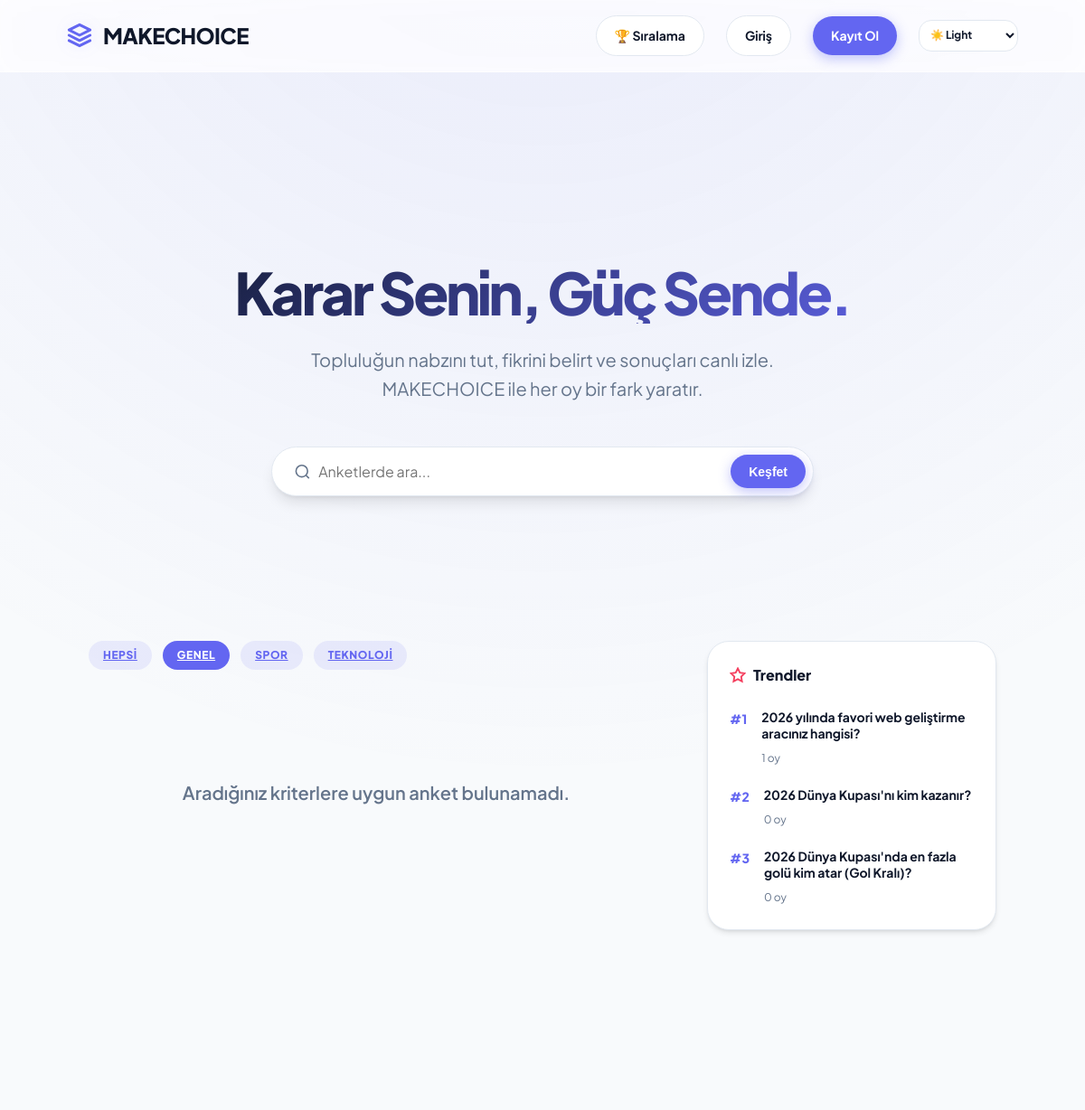
/polls/?category=1, run on the app's committed database.
### polls/models.py (models this page shows, shortened)
class Category(models.Model):
    name = models.CharField(max_length=100)
    color = models.CharField(max_length=50, default="#3b82f6")

class Question(models.Model):
    author = models.ForeignKey(User, on_delete=models.CASCADE, related_name='questions', null=True, blank=True)
    category = models.ForeignKey(Category, on_delete=models.SET_NULL, null=True, blank=True)
    question_text = models.CharField(max_length=200)
    pub_date = models.DateTimeField("date published")
    end_date = models.DateTimeField("date ends", null=True, blank=True)

### polls/views.py (the view)
# urls.py: path("", views.IndexView.as_view(), name="index"),
class IndexView(generic.ListView):
    template_name = "polls/index.html"
    context_object_name = "latest_question_list"
    def get_queryset(self):
        query = self.request.GET.get('q')
        category_id = self.request.GET.get('category')
        qs = Question.objects.filter(pub_date__lte=timezone.now()).order_by("-pub_date")
        if query:
            qs = qs.filter(question_text__icontains=query)
        if category_id:
            qs = qs.filter(category_id=category_id)
        return qs
    def get_context_data(self, **kwargs):
        context = super().get_context_data(**kwargs)
        from django.db.models import Sum
        context['categories'] = Category.objects.all()
        context['selected_category'] = self.request.GET.get('category')
        context['search_query'] = self.request.GET.get('q', '')
        context['trending_polls'] = Question.objects.annotate(
            total_votes=Sum('choice__votes')
        ).order_by('-total_votes')[:3]
        return context

### polls/templates/polls/index.html (shortened to what this page needs)
{% extends "polls/base.html" %}
{% block content %}
<section class="hero-section animate-fade">
    <div class="container">
        <h1 class="hero-title">Karar Senin, Güç Sende.</h1>
        <p class="hero-subtitle">Topluluğun nabzını tut, fikrini belirt ve sonuçları canlı izle. MAKECHOICE ile her oy bir fark yaratır.</p>
        <form action="{% url 'polls:index' %}" method="get" class="search-container" style="max-width: 600px; margin: 0 auto; display: flex; gap: 0.5rem; background: var(--bg-surface); padding: 0.5rem; border-radius: var(--radius-full); border: 1px solid var(--border); box-shadow: var(--shadow-lg);">
            <div style="flex: 1; position: relative; display: flex; align-items: center; padding-left: 1rem;">
                <svg xmlns="http://www.w3.org/2000/svg" width="20" height="20" viewBox="0 0 24 24" fill="none" stroke="var(--text-muted)" stroke-width="2"><circle cx="11" cy="11" r="8"></circle><line x1="21" y1="21" x2="16.65" y2="16.65"></line></svg>
                <input type="text" name="q" placeholder="Anketlerde ara..." value="{{ search_query }}" style="border: none; background: transparent; padding: 0.5rem; width: 100%; box-shadow: none;">
            </div>
            <button type="submit" class="nav-item-btn primary" style="border: none;">Keşfet</button>
        </form>
    </div>
</section>
<div class="index-layout" style="display: grid; grid-template-columns: 1fr 320px; gap: 3rem; margin-top: 4rem;">
    <div class="main-content">
        <div class="categories-wrapper" style="margin-bottom: 2.5rem; overflow-x: auto; display: flex; gap: 0.75rem; padding-bottom: 1rem; scrollbar-width: none;">
            <a href="{% url 'polls:index' %}{% if search_query %}?q={{ search_query }}{% endif %}"
               class="category-badge {% if not selected_category %}active-cat{% endif %}"
               style="background: var(--primary-light); color: var(--primary);">
                Hepsi
            </a>
            {% for cat in categories %}
            <a href="{% url 'polls:index' %}?category={{ cat.id }}{% if search_query %}&q={{ search_query }}{% endif %}"
               class="category-badge {% if selected_category == cat.id|stringformat:'s' %}active-cat{% endif %}">
                {{ cat.name }}
            </a>
            {% endfor %}
        </div>
        {% if latest_question_list %}
            <div class="poll-grid" style="display: grid; grid-template-columns: 1fr; gap: 1.5rem;">
                {% for question in latest_question_list %}
                <div class="poll-item card animate-fade" style="padding: 1.75rem; position: relative; overflow: hidden; border-left: 4px solid var(--primary);">
                    <div style="display: flex; justify-content: space-between; align-items: flex-start; margin-bottom: 1rem;">
                        <div style="display: flex; gap: 0.5rem; flex-wrap: wrap;">
                            {% if question.category %}
                                <span class="category-badge" style="font-size: 0.7rem;">{{ question.category.name }}</span>
                            {% endif %}
                            {% if question.is_image_poll %}
                                <span class="category-badge" style="font-size: 0.7rem; background: var(--accent); color: white;">🖼️ Resimli</span>
                            {% endif %}
                        </div>
                        <span style="font-size: 0.75rem; font-weight: 700; color: var(--text-muted);">{{ question.pub_date|date:"d M" }}</span>
                    </div>
                    <h3 style="font-size: 1.25rem; font-weight: 700; margin-bottom: 1.5rem; line-height: 1.4;">
                        <a href="{% url 'polls:detail' question.id %}" style="color: var(--text-main); transition: var(--transition);">{{ question.question_text }}</a>
                    </h3>
                    <div style="display: flex; justify-content: space-between; align-items: center;">
                        <div class="poll-stats" style="display: flex; gap: 1rem; font-size: 0.8rem; font-weight: 700; color: var(--text-muted);">
                            <span style="display: flex; align-items: center; gap: 0.375rem;">
                                <svg xmlns="http://www.w3.org/2000/svg" width="14" height="14" viewBox="0 0 24 24" fill="none" stroke="currentColor" stroke-width="2.5"><path d="M12 20v-6M6 20V10M18 20V4"></path></svg>
                                {{ question.get_recent_voter_count }} Oy (24s)
                            </span>
                            <span style="display: flex; align-items: center; gap: 0.375rem;">
                                <svg xmlns="http://www.w3.org/2000/svg" width="14" height="14" viewBox="0 0 24 24" fill="none" stroke="currentColor" stroke-width="2.5"><path d="M21 15a2 2 0 0 1-2 2H7l-4 4V5a2 2 0 0 1 2-2h14a2 2 0 0 1 2 2z"></path></svg>
                                {{ question.comments.count }} Yorum
                            </span>
                        </div>
                        <a href="{% url 'polls:detail' question.id %}" class="nav-item-btn primary" style="padding: 0.5rem 1.25rem;">Katıl</a>
                    </div>
                </div>
                {% endfor %}
            </div>
        {% else %}
            <div class="empty-state" style="text-align: center; padding: 4rem 0;">
                <p style="font-size: 1.25rem; font-weight: 600; color: var(--text-muted);">Aradığınız kriterlere uygun anket bulunamadı.</p>
            </div>
        {% endif %}
    </div>
    <aside class="sidebar">
        <div class="card" style="padding: 1.5rem; position: sticky; top: 100px;">
            <h4 style="font-size: 1rem; font-weight: 800; margin-bottom: 1.5rem; display: flex; align-items: center; gap: 0.5rem;">
                <svg xmlns="http://www.w3.org/2000/svg" width="18" height="18" viewBox="0 0 24 24" fill="none" stroke="var(--accent)" stroke-width="2.5"><path d="M12 2l3.09 6.26L22 9.27l-5 4.87 1.18 6.88L12 17.77l-6.18 3.25L7 14.14 2 9.27l6.91-1.01L12 2z"></path></svg>
                Trendler
            </h4>
            <div class="trending-list" style="display: flex; flex-direction: column; gap: 1.25rem;">
                {% for poll in trending_polls %}
                <a href="{% url 'polls:detail' poll.id %}" style="display: block; text-decoration: none;">
                    <div style="display: flex; gap: 1rem; align-items: flex-start;">
                        <span style="font-size: 0.875rem; font-weight: 800; color: var(--primary);">#{{ forloop.counter }}</span>
                        <div>
                            <p style="font-size: 0.875rem; font-weight: 700; color: var(--text-main); margin-bottom: 0.25rem; line-height: 1.3;">{{ poll.question_text }}</p>
                            <span style="font-size: 0.75rem; color: var(--text-muted);">{{ poll.total_votes }} oy</span>
                        </div>
                    </div>
                </a>
                {% endfor %}
            </div>
        </div>
    </aside>
</div>
{% endblock %}

### polls/templates/polls/base.html (shortened to what this page needs)
{% load static %}
<!DOCTYPE html>
<html lang="tr" data-theme="light">
<head>
    <link rel="stylesheet" href="{% static 'polls/style.css' %}">
</head>
<body class="animate-fade">
<header class="app-header">
    <div class="header-container">
        <a href="{% url 'polls:index' %}" class="logo">
            <svg xmlns="http://www.w3.org/2000/svg" width="28" height="28" viewBox="0 0 24 24" fill="none" stroke="currentColor" stroke-width="2.5" stroke-linecap="round" stroke-linejoin="round"><path d="M12 2L2 7l10 5 10-5-10-5z"></path><path d="M2 17l10 5 10-5"></path><path d="M2 12l10 5 10-5"></path></svg>
            <span>MAKECHOICE</span>
        </a>
        <nav class="nav-links">
            <a href="{% url 'polls:leaderboard' %}" class="nav-item-btn secondary">🏆 Sıralama</a>
            {% if user.is_authenticated %}
                <a href="{% url 'polls:create' %}" class="nav-item-btn primary">✨ Yeni Anket</a>
                <div class="user-menu">
                    <span class="user-greeting" style="font-size: 0.875rem; font-weight: 600; color: var(--text-muted);">{{ user.username }}</span>
                    <form action="{% url 'logout' %}" method="post" style="display:inline;">
                        {% csrf_token %}
                        <button type="submit" class="nav-item-btn secondary" style="padding: 0.5rem; border-radius: 50%; min-width: 38px;">
                            <svg xmlns="http://www.w3.org/2000/svg" width="18" height="18" viewBox="0 0 24 24" fill="none" stroke="currentColor" stroke-width="2"><path d="M9 21H5a2 2 0 0 1-2-2V5a2 2 0 0 1 2-2h4"></path><polyline points="16 17 21 12 16 7"></polyline><line x1="21" y1="12" x2="9" y2="12"></line></svg>
                        </button>
                    </form>
                </div>
            {% else %}
                <a href="{% url 'login' %}" class="nav-item-btn secondary">Giriş</a>
                <a href="{% url 'polls:register' %}" class="nav-item-btn primary">Kayıt Ol</a>
            {% endif %}
            <div class="theme-switch-wrapper">
                <select id="themeSelector" class="theme-select" style="padding: 0.5rem; border-radius: var(--radius-md); background: var(--bg-surface); border: 1px solid var(--border); font-size: 0.75rem; font-weight: 700;">
                    <option value="light">☀️ Light</option>
                </select>
            </div>
        </nav>
    </div>
</header>
<main class="app-main">
    <div class="container">
        <section class="content-body" style="padding: 3rem 0;">
            {% block content %}
            {% endblock %}
        </section>
    </div>
</main>
<footer class="app-footer" style="padding: 4rem 0; text-align: center; border-top: 1px solid var(--border); margin-top: auto;">
    <div class="container">
        <p style="color: var(--text-muted); font-size: 0.875rem; font-weight: 600;">&copy; 2026 MAKECHOICE. <span style="color: var(--primary);">Made for winners.</span></p>
    </div>
</footer>
</body>
</html>

### polls/static/polls/style.css (style rules this page uses)
:root { --primary: #6366f1; --primary-hover: #4f46e5; --primary-light: rgba(99, 102, 241, 0.1); --secondary: #64748b; --accent: #f43f5e; --success: #10b981; --warning: #f59e0b; --error: #ef4444; --radius-sm: 8px; --radius-md: 14px; --radius-lg: 24px; --radius-full: 9999px; --container-max: 1100px; --header-height: 80px; --shadow-sm: 0 1px 2px 0 rgb(0 0 0 / 0.05); --shadow-md: 0 4px 6px -1px rgb(0 0 0 / 0.1), 0 2px 4px -2px rgb(0 0 0 / 0.1); --shadow-lg: 0 10px 15px -3px rgb(0 0 0 / 0.1), 0 4px 6px -4px rgb(0 0 0 / 0.1); --shadow-xl: 0 20px 25px -5px rgb(0 0 0 / 0.1), 0 8px 10px -6px rgb(0 0 0 / 0.1); --glass-blur: blur(12px); --transition: all 0.3s cubic-bezier(0.4, 0, 0.2, 1); }
:root[data-theme="light"] { --bg-app: #f8fafc; --bg-surface: #ffffff; --text-main: #0f172a; --text-muted: #64748b; --border: #e2e8f0; --glass-bg: rgba(255, 255, 255, 0.8); --glass-border: rgba(255, 255, 255, 0.5); --mesh-glow: radial-gradient(at 0% 0%, hsla(253,16%,7%,1) 0, transparent 50%), radial-gradient(at 50% 0%, hsla(225,39%,30%,1) 0, transparent 50%), radial-gradient(at 100% 0%, hsla(339,49%,30%,1) 0, transparent 50%); }
* { margin: 0; padding: 0; box-sizing: border-box; -webkit-font-smoothing: antialiased; }
body { font-family: 'Plus Jakarta Sans', sans-serif; background-color: var(--bg-app); color: var(--text-main); line-height: 1.6; overflow-x: hidden; transition: var(--transition); }
body::before { content: ''; position: fixed; top: 0; left: 0; width: 100%; height: 100%; background: radial-gradient(circle at 50% -20%, var(--primary-light), transparent 70%); pointer-events: none; z-index: -1; }
.header-container, .container, .app-main { max-width: var(--container-max); margin: 0 auto; padding: 0 1.5rem; }
.app-header { height: var(--header-height); background: var(--glass-bg); backdrop-filter: var(--glass-blur); -webkit-backdrop-filter: var(--glass-blur); border-bottom: 1px solid var(--glass-border); position: sticky; top: 0; z-index: 1000; display: flex; align-items: center; }
.header-container { display: flex; justify-content: space-between; align-items: center; width: 100%; }
.logo { display: flex; align-items: center; gap: 0.75rem; font-size: 1.5rem; font-weight: 800; letter-spacing: -0.025em; color: var(--text-main); text-decoration: none; }
.logo svg { color: var(--primary); filter: drop-shadow(0 0 8px var(--primary-light)); }
.nav-links { display: flex; align-items: center; gap: 1.5rem; }
.nav-item-btn { padding: 0.625rem 1.25rem; border-radius: var(--radius-full); font-size: 0.875rem; font-weight: 700; text-decoration: none; transition: var(--transition); display: inline-flex; align-items: center; gap: 0.5rem; }
.nav-item-btn.primary { background-color: var(--primary); color: white !important; box-shadow: 0 4px 14px 0 rgba(99, 102, 241, 0.39); }
.nav-item-btn.secondary { background-color: var(--bg-surface); color: var(--text-main) !important; border: 1px solid var(--border); }
.hero-section { padding: 10rem 0 6rem; text-align: center; position: relative; overflow: hidden; }
.hero-title { font-size: 4rem; font-weight: 800; line-height: 1.1; letter-spacing: -0.05em; margin-bottom: 1.5rem; background: linear-gradient(135deg, var(--text-main) 0%, var(--primary) 100%); -webkit-background-clip: text; background-clip: text; -webkit-text-fill-color: transparent; }
.hero-subtitle { font-size: 1.25rem; color: var(--text-muted); max-width: 600px; margin: 0 auto 3rem; }
.glass-container, .card, .poll-item { background: var(--bg-surface); border: 1px solid var(--border); border-radius: var(--radius-lg); padding: 2rem; box-shadow: var(--shadow-md); transition: var(--transition); }
input, select, textarea { width: 100%; padding: 0.875rem 1.25rem; background: var(--bg-surface); border: 2px solid var(--border); border-radius: var(--radius-md); color: var(--text-main); font-family: inherit; font-size: 1rem; transition: var(--transition); outline: none; }
.category-badge { padding: 0.375rem 1rem; font-size: 0.75rem; font-weight: 800; text-transform: uppercase; letter-spacing: 0.05em; border-radius: var(--radius-full); background: var(--primary-light); color: var(--primary); display: inline-flex; align-items: center; gap: 0.375rem; }
.animate-fade { animation: fadeIn 0.6s ease-out forwards; }

### polls/templates/polls/index.html (style rules this page uses)
.active-cat { background: var(--primary) !important; color: white !important; }

### data on the page
Category: name "GENEL"
Category: name "SPOR"
Category: name "TEKNOLOJI"
Question: question_text "2026 yılında favori web geliştirme aracınız hangisi?", total_votes "1"
Question: question_text "2026 Dünya Kupası'nı kim kazanır?", total_votes "0"
Question: question_text "2026 Dünya Kupası'nda en fazla golü kim atar (Gol Kralı)?", total_votes "0"
